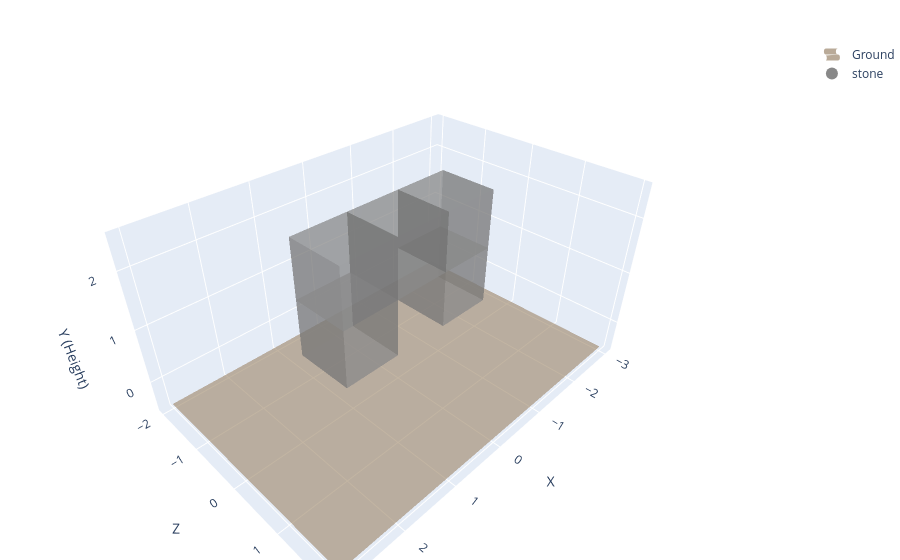

Notebook code cell kept with this figure:
### Markdown cell above
# Function: `is_top_surface_concave`

### Code cell
from eval_code.shape import is_top_surface_concave

coords = [
    {"x": -1, "y": 1, "z": 0, "material": "stone"},
    {"x": -1, "y": 2, "z": 0, "material": "stone"},
    {"x": -0, "y": 2, "z": 0, "material": "stone"},
    {"x":  1, "y": 2, "z": 0, "material": "stone"},
    {"x":  1, "y": 1, "z": 0, "material": "stone"},
]

assert True == is_top_surface_concave(coords, strict=False)
assert False == is_top_surface_concave(coords, strict=True)
assert False == is_top_surface_concave(coords, strict='non-flat')

plotly_blocks.plot(coords)

### Figure 1 — Plotly figure (JSON) as saved in the notebook; plotly's stock layout.template omitted (floating-point values rounded to 4 significant figures)
{"data": [{"colorscale": [[0, "#8B7355"], [1, "#8B7355"]], "name": "Ground", "opacity": 0.6, "showlegend": true, "showscale": false, "type": "surface", "x": [[-3, 3], [-3, 3]], "y": [[-2, -2], [2, 2]], "z": [[-0.5, -0.5], [-0.5, -0.5]]}, {"facecolor": ["#888888", "#888888", "#888888", "#888888", "#888888", "#888888", "#888888", "#888888", "#888888", "#888888", "#888888", "#888888", "#888888", "#888888", "#888888", "#888888", "#888888", "#888888", "#888888", "#888888", "#888888", "#888888", "#888888", "#888888", "#888888", "#888888", "#888888", "#888888", "#888888", "#888888", "#888888", "#888888", "#888888", "#888888", "#888888", "#888888", "#888888", "#888888", "#888888", "#888888", "#888888", "#888888", "#888888", "#888888", "#888888", "#888888", "#888888", "#888888", "#888888", "#888888", "#888888", "#888888", "#888888", "#888888", "#888888", "#888888", "#888888", "#888888", "#888888", "#888888"], "flatshading": true, "i": [0, 0, 4, 4, 0, 0, 2, 2, 1, 1, 0, 0, 8, 8, 12, 12, 8, 8, 10, 10, 9, 9, 8, 8, 16, 16, 20, 20, 16, 16, 18, 18, 17, 17, 16, 16, 24, 24, 28, 28, 24, 24, 26, 26, 25, 25, 24, 24, 32, 32, 36, 36, 32, 32, 34, 34, 33, 33, 32, 32], "j": [1, 2, 5, 6, 1, 5, 3, 7, 2, 6, 3, 7, 9, 10, 13, 14, 9, 13, 11, 15, 10, 14, 11, 15, 17, 18, 21, 22, 17, 21, 19, 23, 18, 22, 19, 23, 25, 26, 29, 30, 25, 29, 27, 31, 26, 30, 27, 31, 33, 34, 37, 38, 33, 37, 35, 39, 34, 38, 35, 39], "k": [2, 3, 6, 7, 5, 4, 7, 6, 6, 5, 7, 4, 10, 11, 14, 15, 13, 12, 15, 14, 14, 13, 15, 12, 18, 19, 22, 23, 21, 20, 23, 22, 22, 21, 23, 20, 26, 27, 30, 31, 29, 28, 31, 30, 30, 29, 31, 28, 34, 35, 38, 39, 37, 36, 39, 38, 38, 37, 39, 36], "opacity": 0.5, "type": "mesh3d", "x": [-1.5, -0.5, -0.5, -1.5, -1.5, -0.5, -0.5, -1.5, -1.5, -0.5, -0.5, -1.5, -1.5, -0.5, -0.5, -1.5, -0.5, 0.5, 0.5, -0.5, -0.5, 0.5, 0.5, -0.5, 0.5, 1.5, 1.5, 0.5, 0.5, 1.5, 1.5, 0.5, 0.5, 1.5, 1.5, 0.5, 0.5, 1.5, 1.5, 0.5], "y": [-0.5, -0.5, -0.5, -0.5, 0.5, 0.5, 0.5, 0.5, -0.5, -0.5, -0.5, -0.5, 0.5, 0.5, 0.5, 0.5, -0.5, -0.5, -0.5, -0.5, 0.5, 0.5, 0.5, 0.5, -0.5, -0.5, -0.5, -0.5, 0.5, 0.5, 0.5, 0.5, -0.5, -0.5, -0.5, -0.5, 0.5, 0.5, 0.5, 0.5], "z": [0.5, 0.5, 1.5, 1.5, 0.5, 0.5, 1.5, 1.5, 1.5, 1.5, 2.5, 2.5, 1.5, 1.5, 2.5, 2.5, 1.5, 1.5, 2.5, 2.5, 1.5, 1.5, 2.5, 2.5, 1.5, 1.5, 2.5, 2.5, 1.5, 1.5, 2.5, 2.5, 0.5, 0.5, 1.5, 1.5, 0.5, 0.5, 1.5, 1.5]}, {"marker": {"color": "#888888", "size": 8}, "mode": "markers", "name": "stone", "showlegend": true, "type": "scatter3d", "x": [null], "y": [null], "z": [null]}], "layout": {"legend": {"itemsizing": "constant"}, "margin": {"b": 0, "l": 0, "r": 0, "t": 40}, "scene": {"aspectmode": "data", "xaxis": {"dtick": 1, "tick0": -2, "tickformat": ",d", "tickmode": "linear", "title": {"text": "X"}}, "yaxis": {"dtick": 1, "tick0": -1, "tickformat": ",d", "tickmode": "linear", "title": {"text": "Z"}}, "zaxis": {"dtick": 1, "tick0": 0, "tickformat": ",d", "tickmode": "linear", "title": {"text": "Y (Height)"}}}, "title": {"text": ""}}}
